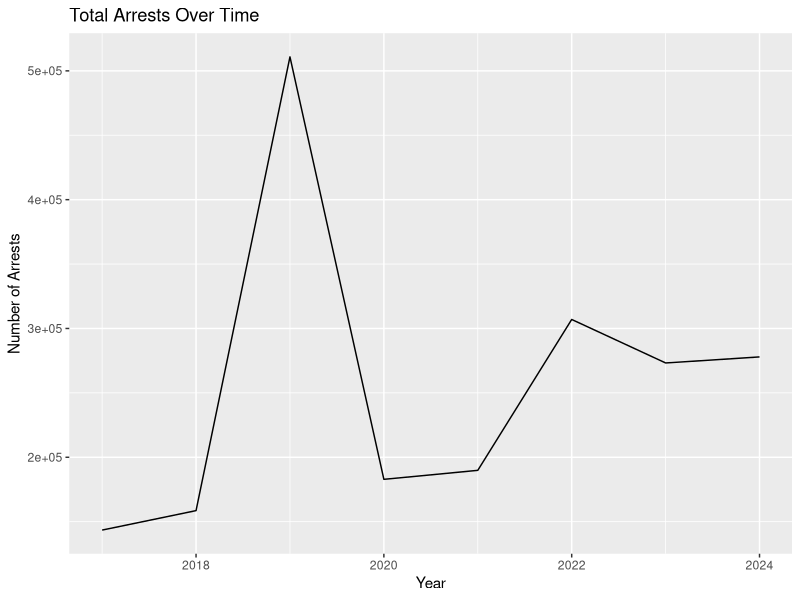
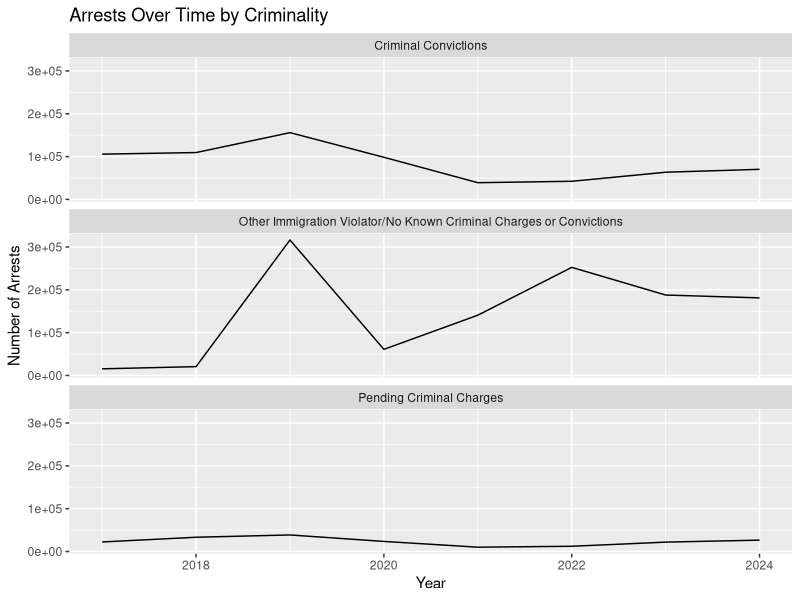
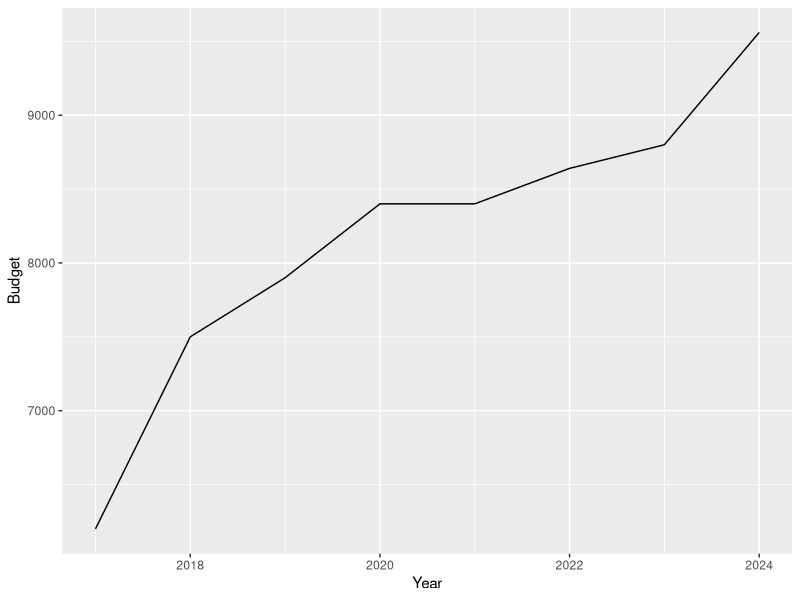
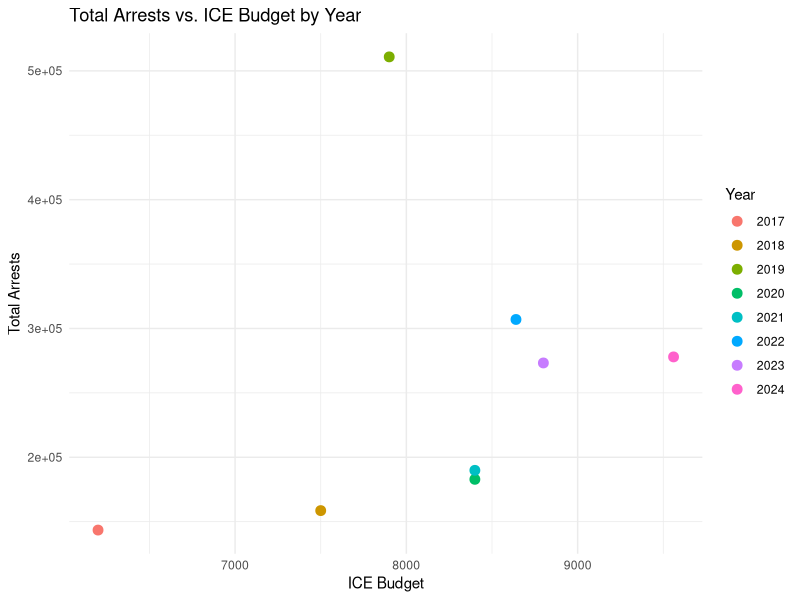
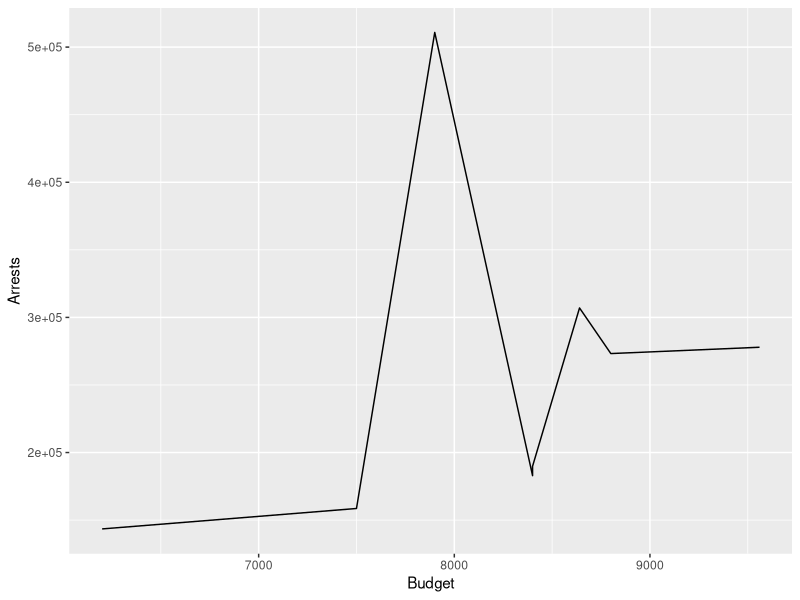
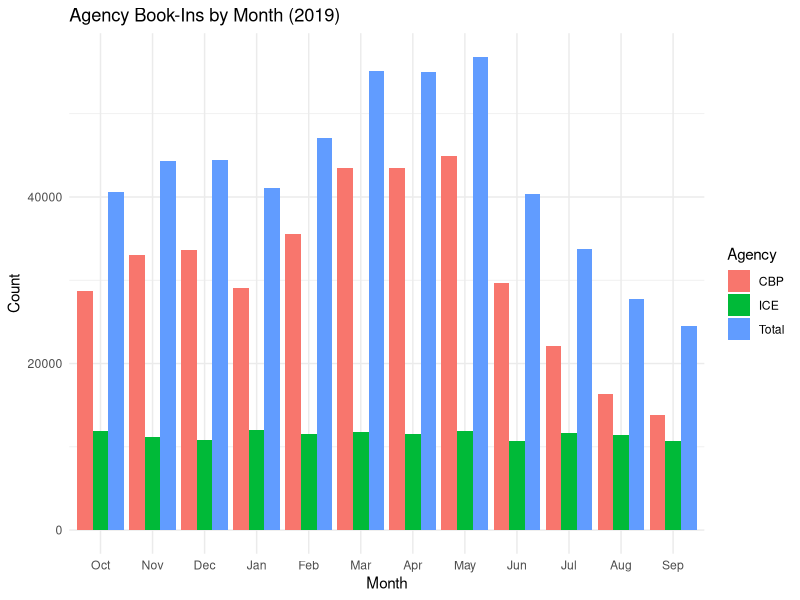
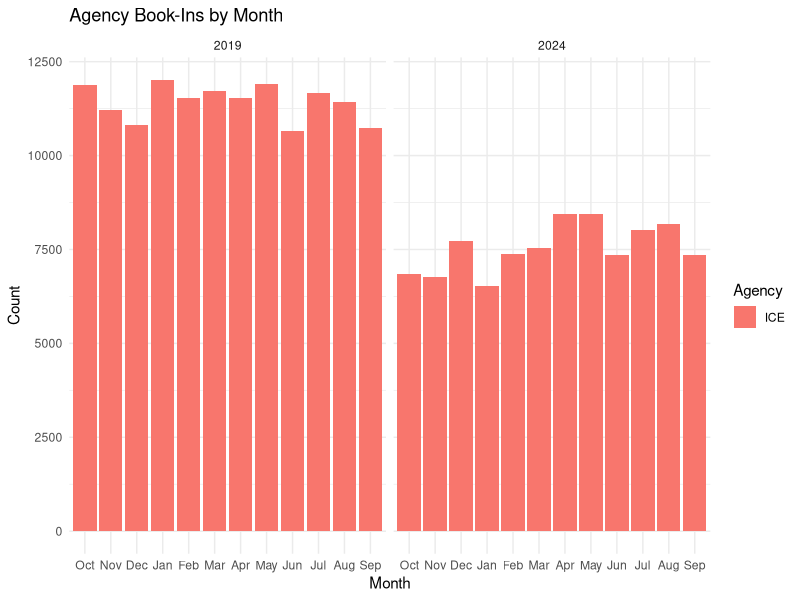
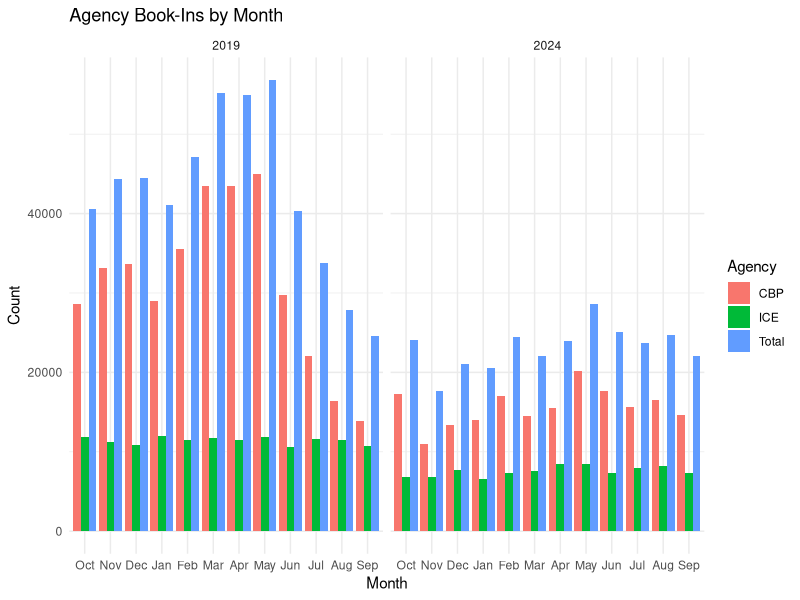

Write the R code that produced these figures, in order.
## ---- chunk 1
library(readr)
library(dplyr)
library(ggplot2)
library(tidyverse)
## ---- chunk 2
# Calling Datasets

setwd("/Users/mnelso11/Documents/GitHub/project-team-awesomest/data")
BookIns2017 <- read_csv("Book-Ins FY2017.csv")
BookIns2018 <- read_csv("Book-Ins FY2018.csv")
BookIns2019 <- read_csv("Book-Ins FY2019.csv")
BookIns2020 <- read_csv("Book-Ins FY2020.csv")
BookIns2021 <- read_csv("Book-Ins FY2021.csv")
BookIns2022 <- read_csv("Book-Ins FY2022.csv")
BookIns2023 <- read_csv("Book-Ins FY2023.csv")
BookIns2024 <- read_csv("Book-Ins FY2024.csv")
ICEBudget <- read_csv("ICE_Budget.csv")
## ---- chunk 3
BookIns <- BookIns2017 |>
  full_join(BookIns2018) |>
  full_join(BookIns2019) |>
  full_join(BookIns2020) |>
  full_join(BookIns2021) |>
  full_join(BookIns2022) |>
  full_join(BookIns2023) |>
  full_join(BookIns2024) 

BookIns <- BookIns %>%
  mutate(Criminality = case_when(
    Criminality %in% c("Other Immigration Violator", "No Known Criminal Charges or Convictions") ~ 
      "Other Immigration Violator/No Known Criminal Charges or Convictions",
    TRUE ~ Criminality
  ))
## ---- chunk 4
# Visualizations On Book-Ins/Arrests Over Time

BookIns |>
  filter(Criminality %in% c("Total Arrests")) |>
  ggplot(aes(x = Year, y = Arrests)) + 
  geom_line() + 
  labs(title = "Total Arrests Over Time", x = "Year", y = "Number of Arrests")
## ---- chunk 5
BookIns |>
   filter(Criminality != "Total Arrests") |>
  ggplot(aes(x = Year, y = Arrests)) + 
  geom_line() + 
    facet_wrap(~ Criminality, ncol = 1) +
  labs(title = "Arrests Over Time by Criminality", x = "Year", y = "Number of Arrests")
## ---- chunk 6
ICEBudget <- ICEBudget |>
  rename(Budget = 'Budget (in millions)')
## ---- chunk 7
ggplot(ICEBudget, aes(x = Year, y = Budget)) +
  geom_line()
## ---- chunk 8
BookIns |>
  full_join(ICEBudget, by = "Year") |>
  filter(Criminality == "Total Arrests") |>
  ggplot(aes(x = Budget, y = Arrests, color = factor(Year))) +
  geom_point(size = 3) +
  labs(title = "Total Arrests vs. ICE Budget by Year",
       x = "ICE Budget",
       y = "Total Arrests",
       color = "Year") +
  theme_minimal()


## ---- chunk 9
BookIns |>
  full_join(ICEBudget) |>
  filter(Criminality %in% c("Total Arrests")) |>
  ggplot(aes(x = Budget, y = Arrests)) + 
  geom_line()
## ---- chunk 10
# Calling Datasets

setwd("/Users/mnelso11/Documents/GitHub/project-team-awesomest/data")
BookIns_2019 <- read_csv("ICE Initial Book-Ins by Arresting Agency and Month_ FY2019.csv")
## ---- chunk 11
BookIns_2019 <- BookIns_2019 |>
  pivot_longer(
    cols = -Agency,          
    names_to = "Month",      
    values_to = "Count"      
  )
## ---- chunk 12
# Fiscal year starts in October
month_order <- c("Oct", "Nov", "Dec", "Jan", "Feb", "Mar", "Apr", "May", "Jun", "Jul", "Aug", "Sep")

BookIns_2019 |> 
  filter(Month != "Total") |>
  mutate(Month = factor(Month, levels = month_order)) |>
  ggplot(aes(x = Month, y = Count, fill = Agency)) +
  geom_col(position = "dodge") +
  labs(title = "Agency Book-Ins by Month (2019)",
       x = "Month",
       y = "Count") +
  theme_minimal()
## ---- chunk 13
# Calling Datasets

setwd("/Users/mnelso11/Documents/GitHub/project-team-awesomest/data")
BookIns_2024 <- read_csv("ICE Initial Book-Ins by Arresting Agency and Month_ EOFY2024.csv")
## ---- chunk 14
BookIns_2019 <- BookIns_2019 |>
  mutate(Year = "2019")

BookIns_2024 <- BookIns_2024 |>
  pivot_longer(
    cols = -Agency,          
    names_to = "Month",      
    values_to = "Count"      
  ) |>
  mutate(Year = "2024")

BookIns_Comp <- BookIns_2024 |>
  full_join(BookIns_2019)
## ---- chunk 15
BookIns_Comp |> 
  filter(Month != "Total", Agency == "ICE") |>
  mutate(Month = factor(Month, levels = month_order)) |>
  ggplot(aes(x = Month, y = Count, fill = Agency)) +
  geom_col(position = "dodge") +
  facet_wrap(~ Year) +
  labs(title = "Agency Book-Ins by Month",
       x = "Month",
       y = "Count") +
  theme_minimal()

BookIns_Comp |> 
  filter(Month != "Total") |>
  mutate(Month = factor(Month, levels = month_order)) |>
  ggplot(aes(x = Month, y = Count, fill = Agency)) +
  geom_col(position = "dodge") +
  facet_wrap(~ Year) +
  labs(title = "Agency Book-Ins by Month",
       x = "Month",
       y = "Count") +
  theme_minimal()
